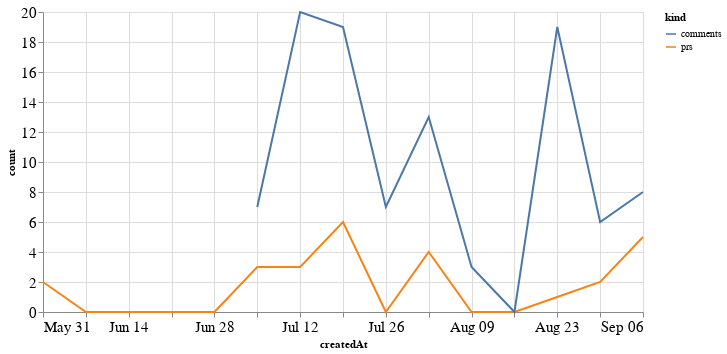

Source (notebook cell):
### Code cell
alt.Chart(total_time, width=600).mark_line().encode(
    x='createdAt',
    y='count',
    color='kind'
)

### Figure 1 — Vega-Lite specification as saved in the notebook (floating-point values rounded to 4 significant figures)
{"config": {"axisLeft": {"labelFontSize": 15}, "axisBottom": {"labelFontSize": 15}}, "data": {"name": "data-be076495ae8283c65f9d118c37770d1d"}, "mark": "line", "encoding": {"color": {"type": "nominal", "field": "kind"}, "x": {"type": "temporal", "field": "createdAt"}, "y": {"type": "quantitative", "field": "count"}}, "width": 600, "$schema": "https://vega.github.io/schema/vega-lite/v4.8.1.json", "datasets": {"data-be076495ae8283c65f9d118c37770d1d": [{"createdAt": "2020-05-31T00:00:00", "kind": "prs", "count": 2.0}, {"createdAt": "2020-06-07T00:00:00", "kind": "prs", "count": 0.0}, {"createdAt": "2020-06-14T00:00:00", "kind": "prs", "count": 0.0}, {"createdAt": "2020-06-21T00:00:00", "kind": "prs", "count": 0.0}, {"createdAt": "2020-06-28T00:00:00", "kind": "prs", "count": 0.0}, {"createdAt": "2020-07-05T00:00:00", "kind": "prs", "count": 3.0}, {"createdAt": "2020-07-12T00:00:00", "kind": "prs", "count": 3.0}, {"createdAt": "2020-07-19T00:00:00", "kind": "prs", "count": 6.0}, {"createdAt": "2020-07-26T00:00:00", "kind": "prs", "count": 0.0}, {"createdAt": "2020-08-02T00:00:00", "kind": "prs", "count": 4.0}, {"createdAt": "2020-08-09T00:00:00", "kind": "prs", "count": 0.0}, {"createdAt": "2020-08-16T00:00:00", "kind": "prs", "count": 0.0}, {"createdAt": "2020-08-23T00:00:00", "kind": "prs", "count": 1.0}, {"createdAt": "2020-08-30T00:00:00", "kind": "prs", "count": 2.0}, {"createdAt": "2020-09-06T00:00:00", "kind": "prs", "count": 5.0}, {"createdAt": "2020-05-31T00:00:00", "kind": "comments", "count": null}, {"createdAt": "2020-06-07T00:00:00", "kind": "comments", "count": null}, {"createdAt": "2020-06-14T00:00:00", "kind": "comments", "count": null}, {"createdAt": "2020-06-21T00:00:00", "kind": "comments", "count": null}, {"createdAt": "2020-06-28T00:00:00", "kind": "comments", "count": null}, {"createdAt": "2020-07-05T00:00:00", "kind": "comments", "count": 7.0}, {"createdAt": "2020-07-12T00:00:00", "kind": "comments", "count": 20.0}, {"createdAt": "2020-07-19T00:00:00", "kind": "comments", "count": 19.0}, {"createdAt": "2020-07-26T00:00:00", "kind": "comments", "count": 7.0}, {"createdAt": "2020-08-02T00:00:00", "kind": "comments", "count": 13.0}, {"createdAt": "2020-08-09T00:00:00", "kind": "comments", "count": 3.0}, {"createdAt": "2020-08-16T00:00:00", "kind": "comments", "count": 0.0}, {"createdAt": "2020-08-23T00:00:00", "kind": "comments", "count": 19.0}, {"createdAt": "2020-08-30T00:00:00", "kind": "comments", "count": 6.0}, {"createdAt": "2020-09-06T00:00:00", "kind": "comments", "count": 8.0}]}}
